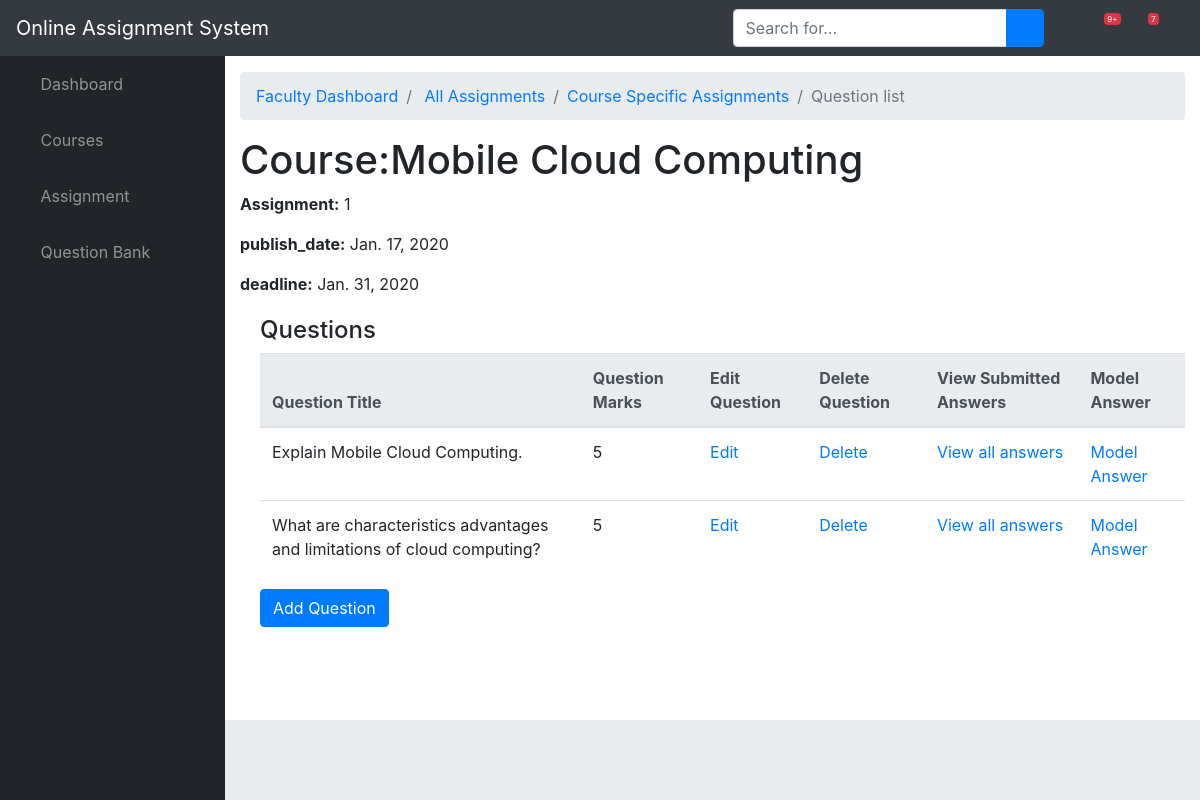
The app's page /assignment/assignment/23/, older data.
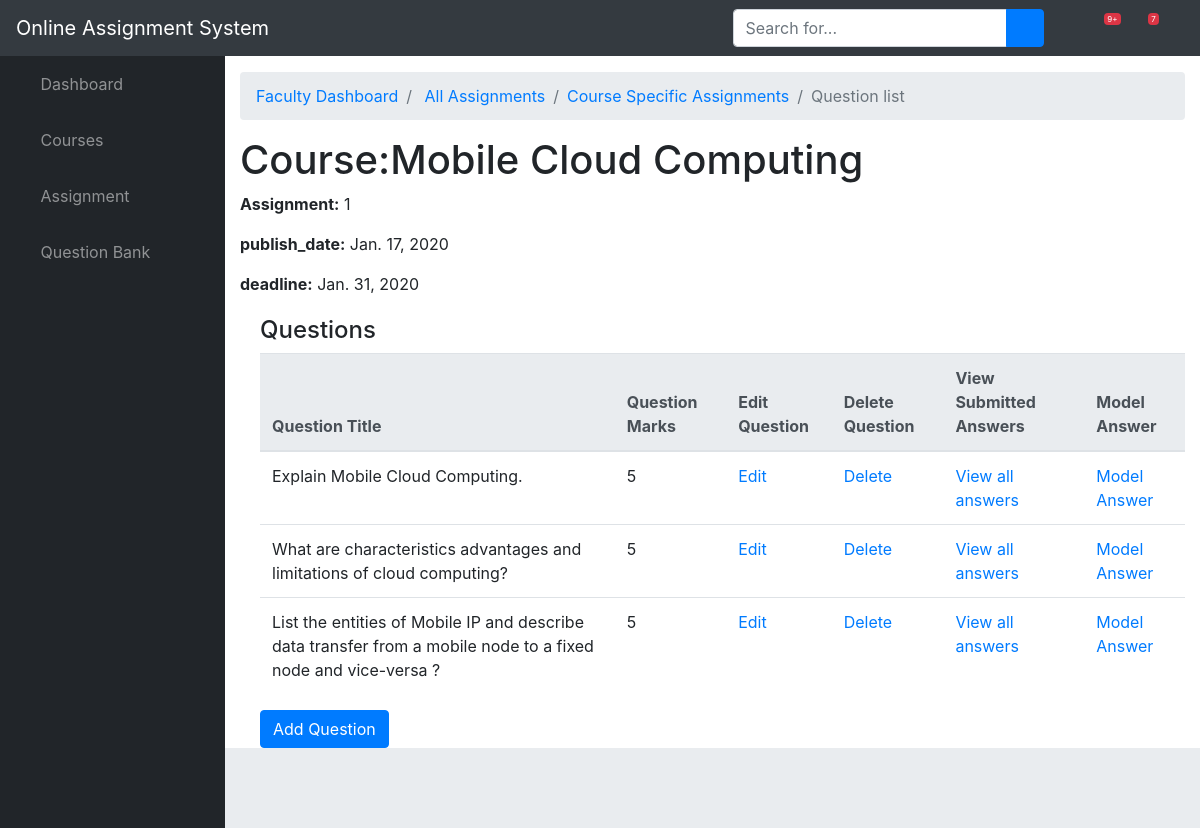
The same page, newer data.
### assignment/models.py (models this page shows, shortened)
class Question(models.Model):
    assignment = models.ForeignKey(Assignment, on_delete=models.SET_NULL,blank=True,null=True)
    username = models.ForeignKey(User,on_delete=models.SET_NULL,blank=True,null=True)
    title = models.CharField(max_length = 200)
    description = models.TextField(blank=True , null = True)
    modelAnswer = models.TextField(blank=True)
    marks = models.IntegerField(null=True)
    date = models.DateTimeField(auto_now_add=True)

### assignment/views.py (the view)
# urls.py: path('assignment/<int:pk>/', views.AssignmentDetailView.as_view(), name='assignment_detail'),
class AssignmentDetailView(generic.DetailView):
    model = Assignment
    template_name = "Faculty_Dashboard/assignment_detail.html"

### assignment/models.py (called while the page is built)
    def __str__(self):
        return self.name

### assignment/templates/Faculty_Dashboard/assignment_detail.html (shortened to what this page needs)
{% extends "./base.html" %}
{% block breadcrumb%}
<li class="breadcrumb-item "><a href="{% url 'ViewAssignment' %}"> All Assignments</a></li>
<li class="breadcrumb-item "><a href="{% url 'course_detail' assignment.course_id %}">Course Specific Assignments</a></li>
<li class="breadcrumb-item active">Question list</li>
{%endblock%}
{% block content %}
  <h1>Course:{{assignment.course }}</h1>
  <p><strong>Assignment:</strong> {{ assignment.number }}</p>
  <p><strong>publish_date:</strong> {{ assignment.publish_date }}</p>
  <p><strong>deadline:</strong> {{assignment.deadline_date}}</p>
  <div style="margin-left:20px;margin-top:20px">
    <h4>Questions</h4>
    <table class="table">
      <thead class="thead-light">
        <tr>
          <th scope="col">Question Title</th>
          <th scope="col">Question Marks</th>
          <th scope="col">Edit Question</th>
          <th scope="col">Delete Question</th>
          <th scope="col">View Submitted Answers</th>
          <th scope="col">Model Answer</th>
        </tr>
      </thead>
      <tbody>
        {% for question in assignment.question_set.all %}
        <tr>
          <td>{{ question.title }}</td>
          <td>{{ question.marks }}</td>
          <td> <a href="{% url 'UpdateQuestion'  assignment.id question.id %}">Edit</a> </td>
          <td> <a onclick="return confirm('Are you sure?');" href="{% url 'DeleteQuestion'  assignment_pk=assignment.id pk=question.id %}">Delete</a></td>
          <td> <a href="{% url 'AllSubmittedAnswers' question.id %}">View all answers</a></td>
          <td><a href="{% url 'viewModelAnswer' question.id %}">Model Answer</a></td>
        </tr>
      {% endfor %}
      </tbody>
    </table>
<a class=" btn btn-primary" href="{% url 'CreateQuestion' pk=assignment.id %}">Add Question</a>
  </div>
{% endblock %}

Row changes from the older to the newer data that the page shows:
added Question: title "List the entities of Mobile IP and describe data transfer from a mobile node to a fixed node and vice-versa ?", marks "5"
